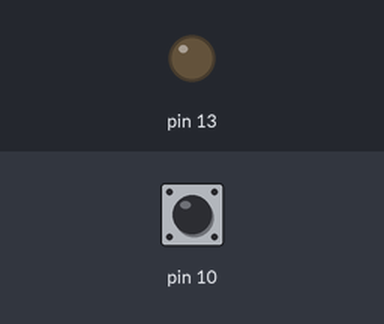
The sketch below on a simulated Arduino Uno, built with avr-gcc and run on an emulated ATmega328P. Shown: output pins drawn as LEDs (lit = HIGH). The inputs (shaded band) are chosen by the test bench; at power-on: pin 10 HIGH. What the sketch prints to the serial monitor is not drawn.

Above: at 2.5 s.
At 7.5 s:
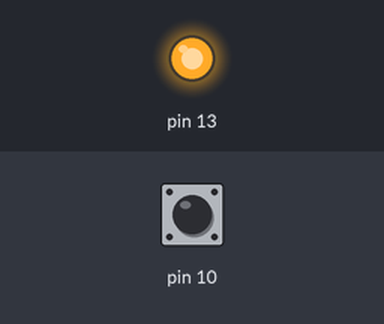
Timing chart, 0 to 13.0 s (numbered marks = the images above):
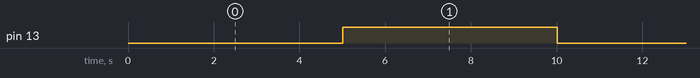

Measured:
- by itself, pin 13: alternates HIGH for 5.0 s and LOW for 5.0 s

The sketch:

Robotics_12LEDandPBwithoutBlink.ino
```cpp
/*
Digital output & use of millis()
The goal of this program is to make blink the LED without using delay(), since the use of this function is problematic if there's another action happening
*/

//Variables for the blink are declarated
int ledState = LOW; //The LED is initially turned off
unsigned long previousMillis = 0; //Since it starts counting from 0, the initial value of previousMillis is 0
const long interval = 5000; //The interval will be 5 seconds

//Variable for the PB is declarated
int sensor;

void setup() {
  //The pins are set up
  pinMode(13, OUTPUT);

  pinMode(10,INPUT_PULLUP);
  Serial.begin(9600); //Communication with the monitor

}

void loop() {

  unsigned long currentMillis = millis(); //millis returns the value of miliseconds. CurrentMillis are the miliseconds that have passed.
  if (currentMillis - previousMillis >= interval){  //The interval is the time of turning on and off
    previousMillis = currentMillis;
    if (ledState == LOW){
ledState = HIGH;
    } else {
ledState = LOW;
    }
  }
  digitalWrite(13,ledState); //it determines if the LED is on or off

//This part is for the Push Button
  sensor = digitalRead(10);
  delay(1);
  Serial.print("PB is ");
  Serial.print(sensor);
  Serial.println();


}
```
